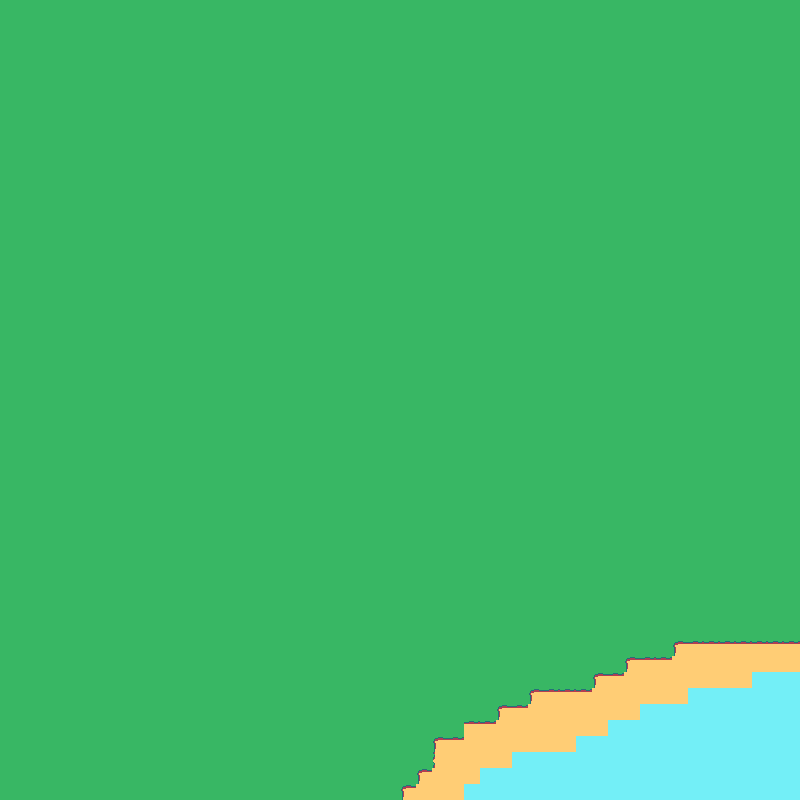

This is a level from a 2D game, rendered from its Tiled map with the project's own tilesets. A one-line summary and the map file follow, with tile-layer data summarised:
An orthogonal 50x50 tile map with 16x16 px tiles, 2 tile layers (background, walls).

<map version="1.10" tiledversion="1.10.2" orientation="orthogonal" renderorder="right-down" width="50" height="50" tilewidth="16" tileheight="16" infinite="0" nextlayerid="3" nextobjectid="1">
 <tileset firstgid="1" source="tileset-Ville.tsx" />
 <layer id="1" name="background" width="50" height="50">
  <data>[2500 cells, 2500 non-empty, 6 distinct tile ids]</data>
 </layer>
 <layer id="2" name="walls" width="50" height="50">
  <data>[2500 cells, 0 non-empty, 0 distinct tile ids]</data>
 </layer>
</map>
